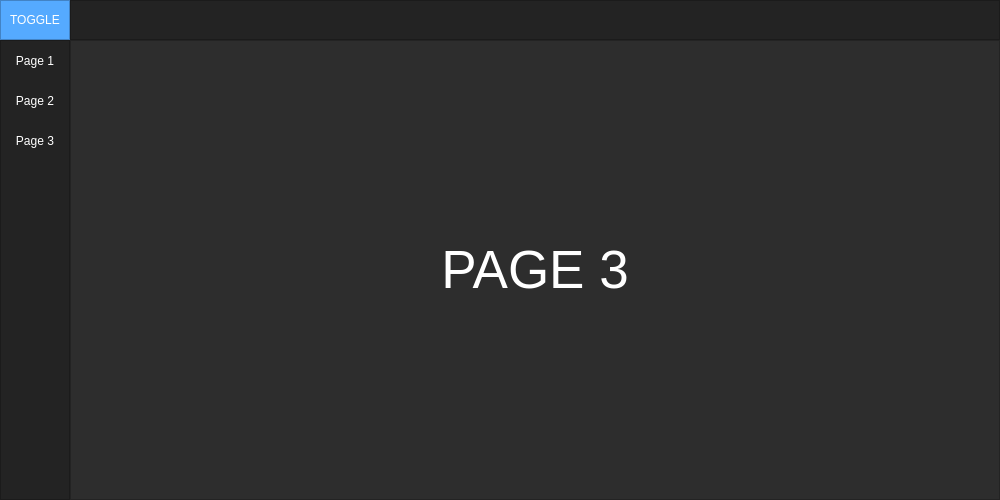
<?xml version="1.0" encoding="UTF-8"?>
<ui version="4.0">
 <class>MainWindow</class>
 <widget class="QMainWindow" name="MainWindow">
  <property name="geometry">
   <rect>
    <x>0</x>
    <y>0</y>
    <width>1000</width>
    <height>500</height>
   </rect>
  </property>
  <property name="minimumSize">
   <size>
    <width>1000</width>
    <height>500</height>
   </size>
  </property>
  <property name="windowTitle">
   <string>MainWindow</string>
  </property>
  <property name="styleSheet">
   <string notr="true">background-color: rgb(45, 45, 45);</string>
  </property>
  <widget class="QWidget" name="centralwidget">
   <layout class="QVBoxLayout" name="verticalLayout">
    <property name="spacing">
     <number>0</number>
    </property>
    <property name="leftMargin">
     <number>0</number>
    </property>
    <property name="topMargin">
     <number>0</number>
    </property>
    <property name="rightMargin">
     <number>0</number>
    </property>
    <property name="bottomMargin">
     <number>0</number>
    </property>
    <item>
     <widget class="QFrame" name="Top_Bar">
      <property name="maximumSize">
       <size>
        <width>16777215</width>
        <height>40</height>
       </size>
      </property>
      <property name="styleSheet">
       <string notr="true">background-color: rgb(35, 35, 35);</string>
      </property>
      <property name="frameShape">
       <enum>QFrame::NoFrame</enum>
      </property>
      <property name="frameShadow">
       <enum>QFrame::Raised</enum>
      </property>
      <layout class="QHBoxLayout" name="horizontalLayout">
       <property name="spacing">
        <number>0</number>
       </property>
       <property name="leftMargin">
        <number>0</number>
       </property>
       <property name="topMargin">
        <number>0</number>
       </property>
       <property name="rightMargin">
        <number>0</number>
       </property>
       <property name="bottomMargin">
        <number>0</number>
       </property>
       <item>
        <widget class="QFrame" name="frame_toggle">
         <property name="maximumSize">
          <size>
           <width>70</width>
           <height>40</height>
          </size>
         </property>
         <property name="styleSheet">
          <string notr="true">background-color: rgb(85, 170, 255);</string>
         </property>
         <property name="frameShape">
          <enum>QFrame::StyledPanel</enum>
         </property>
         <property name="frameShadow">
          <enum>QFrame::Raised</enum>
         </property>
         <layout class="QVBoxLayout" name="verticalLayout_2">
          <property name="spacing">
           <number>0</number>
          </property>
          <property name="leftMargin">
           <number>0</number>
          </property>
          <property name="topMargin">
           <number>0</number>
          </property>
          <property name="rightMargin">
           <number>0</number>
          </property>
          <property name="bottomMargin">
           <number>0</number>
          </property>
          <item>
           <widget class="QPushButton" name="Btn_Toggle">
            <property name="sizePolicy">
             <sizepolicy hsizetype="Expanding" vsizetype="Expanding">
              <horstretch>0</horstretch>
              <verstretch>0</verstretch>
             </sizepolicy>
            </property>
            <property name="styleSheet">
             <string notr="true">color: rgb(255, 255, 255);
border: 0px solid;</string>
            </property>
            <property name="text">
             <string>TOGGLE</string>
            </property>
           </widget>
          </item>
         </layout>
        </widget>
       </item>
       <item>
        <widget class="QFrame" name="frame_top">
         <property name="frameShape">
          <enum>QFrame::StyledPanel</enum>
         </property>
         <property name="frameShadow">
          <enum>QFrame::Raised</enum>
         </property>
        </widget>
       </item>
      </layout>
     </widget>
    </item>
    <item>
     <widget class="QFrame" name="Content">
      <property name="frameShape">
       <enum>QFrame::NoFrame</enum>
      </property>
      <property name="frameShadow">
       <enum>QFrame::Raised</enum>
      </property>
      <layout class="QHBoxLayout" name="horizontalLayout_2">
       <property name="spacing">
        <number>0</number>
       </property>
       <property name="leftMargin">
        <number>0</number>
       </property>
       <property name="topMargin">
        <number>0</number>
       </property>
       <property name="rightMargin">
        <number>0</number>
       </property>
       <property name="bottomMargin">
        <number>0</number>
       </property>
       <item>
        <widget class="QFrame" name="frame_left_menu">
         <property name="minimumSize">
          <size>
           <width>70</width>
           <height>0</height>
          </size>
         </property>
         <property name="maximumSize">
          <size>
           <width>70</width>
           <height>16777215</height>
          </size>
         </property>
         <property name="styleSheet">
          <string notr="true">background-color: rgb(35, 35, 35);</string>
         </property>
         <property name="frameShape">
          <enum>QFrame::StyledPanel</enum>
         </property>
         <property name="frameShadow">
          <enum>QFrame::Raised</enum>
         </property>
         <layout class="QVBoxLayout" name="verticalLayout_3">
          <property name="leftMargin">
           <number>0</number>
          </property>
          <property name="topMargin">
           <number>0</number>
          </property>
          <property name="rightMargin">
           <number>0</number>
          </property>
          <property name="bottomMargin">
           <number>0</number>
          </property>
          <item alignment="Qt::AlignTop">
           <widget class="QFrame" name="frame_top_menus">
            <property name="frameShape">
             <enum>QFrame::NoFrame</enum>
            </property>
            <property name="frameShadow">
             <enum>QFrame::Raised</enum>
            </property>
            <layout class="QVBoxLayout" name="verticalLayout_4">
             <property name="spacing">
              <number>0</number>
             </property>
             <property name="leftMargin">
              <number>0</number>
             </property>
             <property name="topMargin">
              <number>0</number>
             </property>
             <property name="rightMargin">
              <number>0</number>
             </property>
             <property name="bottomMargin">
              <number>0</number>
             </property>
             <item>
              <widget class="QPushButton" name="btn_page_1">
               <property name="minimumSize">
                <size>
                 <width>0</width>
                 <height>40</height>
                </size>
               </property>
               <property name="styleSheet">
                <string notr="true">QPushButton {
	color: rgb(255, 255, 255);
	background-color: rgb(35, 35, 35);
	border: 0px solid;
}
QPushButton:hover {
	background-color: rgb(85, 170, 255);
}</string>
               </property>
               <property name="text">
                <string>Page 1</string>
               </property>
              </widget>
             </item>
             <item>
              <widget class="QPushButton" name="btn_page_2">
               <property name="minimumSize">
                <size>
                 <width>0</width>
                 <height>40</height>
                </size>
               </property>
               <property name="styleSheet">
                <string notr="true">QPushButton {
	color: rgb(255, 255, 255);
	background-color: rgb(35, 35, 35);
	border: 0px solid;
}
QPushButton:hover {
	background-color: rgb(85, 170, 255);
}</string>
               </property>
               <property name="text">
                <string>Page 2</string>
               </property>
              </widget>
             </item>
             <item>
              <widget class="QPushButton" name="btn_page_3">
               <property name="minimumSize">
                <size>
                 <width>0</width>
                 <height>40</height>
                </size>
               </property>
               <property name="styleSheet">
                <string notr="true">QPushButton {
	color: rgb(255, 255, 255);
	background-color: rgb(35, 35, 35);
	border: 0px solid;
}
QPushButton:hover {
	background-color: rgb(85, 170, 255);
}</string>
               </property>
               <property name="text">
                <string>Page 3</string>
               </property>
              </widget>
             </item>
            </layout>
           </widget>
          </item>
         </layout>
        </widget>
       </item>
       <item>
        <widget class="QFrame" name="frame_pages">
         <property name="frameShape">
          <enum>QFrame::StyledPanel</enum>
         </property>
         <property name="frameShadow">
          <enum>QFrame::Raised</enum>
         </property>
         <layout class="QVBoxLayout" name="verticalLayout_5">
          <item>
           <widget class="QStackedWidget" name="stackedWidget">
            <property name="currentIndex">
             <number>2</number>
            </property>
            <widget class="QWidget" name="page_1">
             <layout class="QVBoxLayout" name="verticalLayout_7">
              <item>
               <widget class="QLabel" name="label_1">
                <property name="font">
                 <font>
                  <pointsize>40</pointsize>
                 </font>
                </property>
                <property name="styleSheet">
                 <string notr="true">color: #FFF;</string>
                </property>
                <property name="text">
                 <string>PAGE 1</string>
                </property>
                <property name="alignment">
                 <set>Qt::AlignCenter</set>
                </property>
               </widget>
              </item>
             </layout>
            </widget>
            <widget class="QWidget" name="page_2">
             <layout class="QVBoxLayout" name="verticalLayout_6">
              <item>
               <widget class="QLabel" name="label_2">
                <property name="font">
                 <font>
                  <pointsize>40</pointsize>
                 </font>
                </property>
                <property name="styleSheet">
                 <string notr="true">color: #FFF;</string>
                </property>
                <property name="text">
                 <string>PAGE 2</string>
                </property>
                <property name="alignment">
                 <set>Qt::AlignCenter</set>
                </property>
               </widget>
              </item>
             </layout>
            </widget>
            <widget class="QWidget" name="page_3">
             <layout class="QVBoxLayout" name="verticalLayout_8">
              <item>
               <widget class="QLabel" name="label">
                <property name="font">
                 <font>
                  <pointsize>40</pointsize>
                 </font>
                </property>
                <property name="styleSheet">
                 <string notr="true">color: #FFF;</string>
                </property>
                <property name="text">
                 <string>PAGE 3</string>
                </property>
                <property name="alignment">
                 <set>Qt::AlignCenter</set>
                </property>
               </widget>
              </item>
             </layout>
            </widget>
           </widget>
          </item>
         </layout>
        </widget>
       </item>
      </layout>
     </widget>
    </item>
   </layout>
  </widget>
 </widget>
 <resources/>
 <connections/>
</ui>
